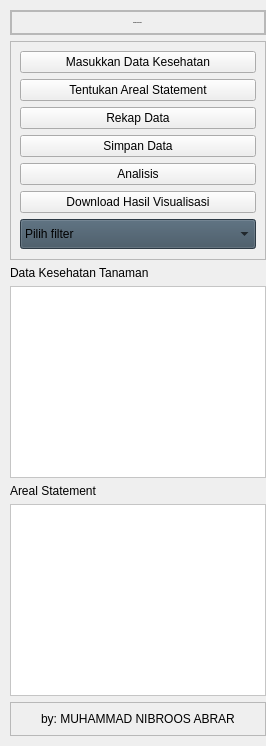
     <widget class="QWidget" name="left_menu_widget" native="true">
      <property name="minimumSize">
       <size>
        <width>0</width>
        <height>555</height>
       </size>
      </property>
      <property name="maximumSize">
       <size>
        <width>300</width>
        <height>16777215</height>
       </size>
      </property>
      <property name="styleSheet">
       <string notr="true"/>
      </property>
      <layout class="QGridLayout" name="gridLayout_6">
       <property name="leftMargin">
        <number>10</number>
       </property>
       <property name="topMargin">
        <number>10</number>
       </property>
       <property name="rightMargin">
        <number>0</number>
       </property>
       <property name="bottomMargin">
        <number>10</number>
       </property>
       <item row="3" column="0">
        <widget class="QTableWidget" name="tableWidget">
         <property name="maximumSize">
          <size>
           <width>300</width>
           <height>16777215</height>
          </size>
         </property>
         <property name="styleSheet">
          <string notr="true">gridline-color: black;            /* Warna garis antar sel menjadi hitam */
color: black;                     /* Warna teks menjadi hitam */
background-color: white;          /* Warna latar belakang menjadi putih */
</string>
         </property>
        </widget>
       </item>
       <item row="1" column="0">
        <widget class="QFrame" name="frame_6">
         <property name="frameShape">
          <enum>QFrame::StyledPanel</enum>
         </property>
         <property name="frameShadow">
          <enum>QFrame::Raised</enum>
         </property>
         <layout class="QVBoxLayout" name="verticalLayout_4">
          <property name="bottomMargin">
           <number>10</number>
          </property>
          <item>
           <widget class="QPushButton" name="pushButton">
            <property name="text">
             <string>Masukkan Data Kesehatan</string>
            </property>
           </widget>
          </item>
          <item>
           <widget class="QPushButton" name="pushButton_10">
            <property name="text">
             <string>Tentukan Areal Statement</string>
            </property>
           </widget>
          </item>
          <item>
           <widget class="QPushButton" name="pushButton_9">
            <property name="text">
             <string>Rekap Data</string>
            </property>
           </widget>
          </item>
          <item>
           <widget class="QPushButton" name="pushButton_4">
            <property name="text">
             <string>Simpan Data</string>
            </property>
           </widget>
          </item>
          <item>
           <widget class="QPushButton" name="pushButton_3">
            <property name="text">
             <string>Analisis</string>
            </property>
           </widget>
          </item>
          <item>
           <widget class="QPushButton" name="pushButton_2">
            <property name="text">
             <string>Download Hasil Visualisasi</string>
            </property>
           </widget>
          </item>
          <item>
           <widget class="QComboBox" name="comboBox">
            <property name="minimumSize">
             <size>
              <width>0</width>
              <height>30</height>
             </size>
            </property>
            <property name="styleSheet">
             <string notr="true">background-color: rgb(61,80,95);</string>
            </property>
            <item>
             <property name="text">
              <string>Pilih filter</string>
             </property>
            </item>
            <item>
             <property name="text">
              <string>Region</string>
             </property>
            </item>
            <item>
             <property name="text">
              <string>Wilayah</string>
             </property>
            </item>
            <item>
             <property name="text">
              <string>Estate</string>
             </property>
            </item>
            <item>
             <property name="text">
              <string>Divisi</string>
             </property>
            </item>
            <item>
             <property name="text">
              <string>Blok</string>
             </property>
            </item>
           </widget>
          </item>
         </layout>
        </widget>
       </item>
       <item row="0" column="0">
        <widget class="QFrame" name="frame_5">
         <property name="frameShape">
          <enum>QFrame::StyledPanel</enum>
         </property>
         <property name="frameShadow">
          <enum>QFrame::Raised</enum>
         </property>
         <layout class="QHBoxLayout" name="horizontalLayout_2">
          <property name="spacing">
           <number>6</number>
          </property>
          <property name="leftMargin">
           <number>0</number>
          </property>
          <property name="topMargin">
           <number>0</number>
          </property>
          <property name="rightMargin">
           <number>0</number>
          </property>
          <property name="bottomMargin">
           <number>0</number>
          </property>
          <item>
           <widget class="QFrame" name="frame_7">
            <property name="frameShape">
             <enum>QFrame::StyledPanel</enum>
            </property>
            <property name="frameShadow">
             <enum>QFrame::Raised</enum>
            </property>
            <layout class="QVBoxLayout" name="verticalLayout_2">
             <item alignment="Qt::AlignHCenter">
              <widget class="QLabel" name="label">
               <property name="font">
                <font>
                 <family>poppins</family>
                 <pointsize>-1</pointsize>
                 <weight>75</weight>
                 <italic>false</italic>
                 <bold>true</bold>
                </font>
               </property>
               <property name="text">
                <string>VISUALISASI DATA</string>
               </property>
              </widget>
             </item>
            </layout>
           </widget>
          </item>
         </layout>
        </widget>
       </item>
       <item row="5" column="0">
        <widget class="QTableWidget" name="tableWidget_2">
         <property name="styleSheet">
          <string notr="true">gridline-color: black;            /* Warna garis antar sel menjadi hitam */
color: black;                     /* Warna teks menjadi hitam */
background-color: white;          /* Warna latar belakang menjadi putih */</string>
         </property>
        </widget>
       </item>
       <item row="2" column="0">
        <widget class="QLabel" name="label_4">
         <property name="text">
          <string>Data Kesehatan Tanaman</string>
         </property>
        </widget>
       </item>
       <item row="6" column="0">
        <widget class="QFrame" name="frame_4">
         <property name="minimumSize">
          <size>
           <width>0</width>
           <height>0</height>
          </size>
         </property>
         <property name="maximumSize">
          <size>
           <width>16777215</width>
           <height>16777215</height>
          </size>
         </property>
         <property name="frameShape">
          <enum>QFrame::StyledPanel</enum>
         </property>
         <property name="frameShadow">
          <enum>QFrame::Raised</enum>
         </property>
         <layout class="QVBoxLayout" name="verticalLayout_15">
          <item alignment="Qt::AlignHCenter">
           <widget class="QLabel" name="label_2">
            <property name="text">
             <string>by: MUHAMMAD NIBROOS ABRAR</string>
            </property>
           </widget>
          </item>
         </layout>
        </widget>
       </item>
       <item row="4" column="0">
        <widget class="QLabel" name="label_8">
         <property name="text">
          <string>Areal Statement</string>
         </property>
        </widget>
       </item>
      </layout>
     </widget>
